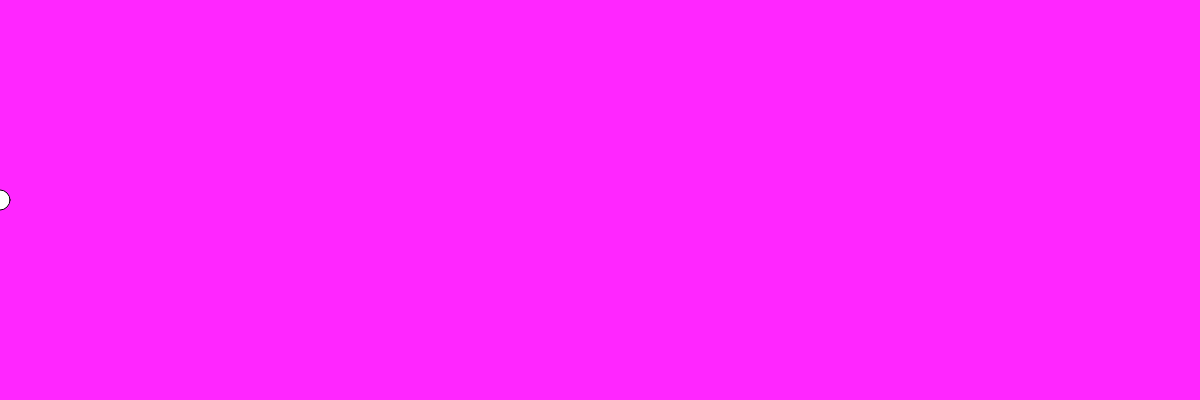
Frame 1 (no input)
Frame 60 (no input): identical to frame 1, image omitted
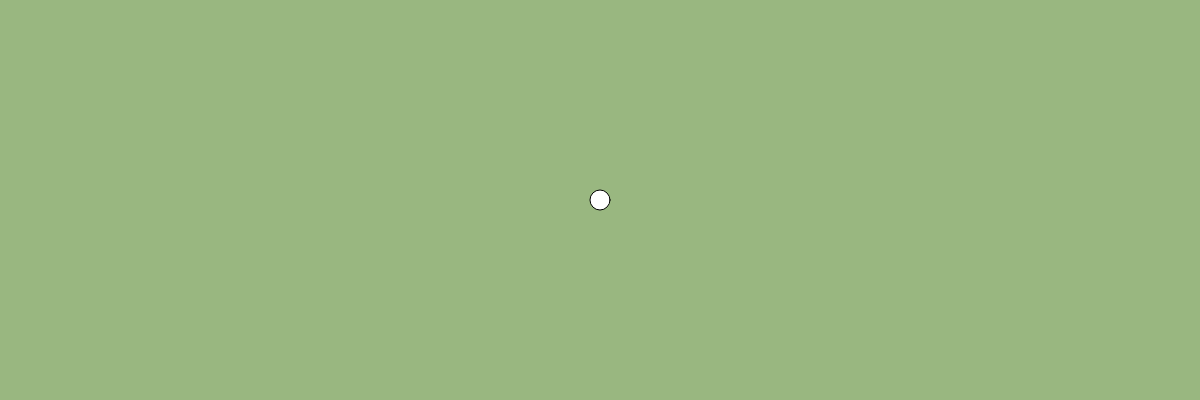
Frame 120 (the mouse pressed at the canvas centre since frame 60)

The p5.js sketch that drew these frames (run headless with seeded random() and noise() and a simulated clock; from frame 60 on, the mouse is pressed at the canvas centre):

// p5.js sketch
// ── sketch.js

var r = 0;
var g = 50;
var b=255;

// INITIALIZE ALL YOUR VARIABLES
// Ideally you would create 3 variables. red blue green or r, g, b


function setup(){

  createCanvas(1200,400);
}


function draw(){

  // change the value of Red based on the mouse movement about the X axis
  // change the value of Green based on the mouse movement about the X axis
  // change the value of Blue based on the mouse movement about the X axis
r=map(mouseX,0,1200,255,50);
g=map(mouseX,50,900,50,255);
b=map(mouseX,0,1200,255,0);
  // Use the map() function to do so. 

  // Pass the values to the background() function you have learnt previously.
  background(r,g,b);

  // Create an ellipse that will move around with you mouse about the X axis.
  fill("white");
  ellipse(mouseX,200,20,20);
  // Remember to fill the canvas with white paint before creating the ellipse.
}
